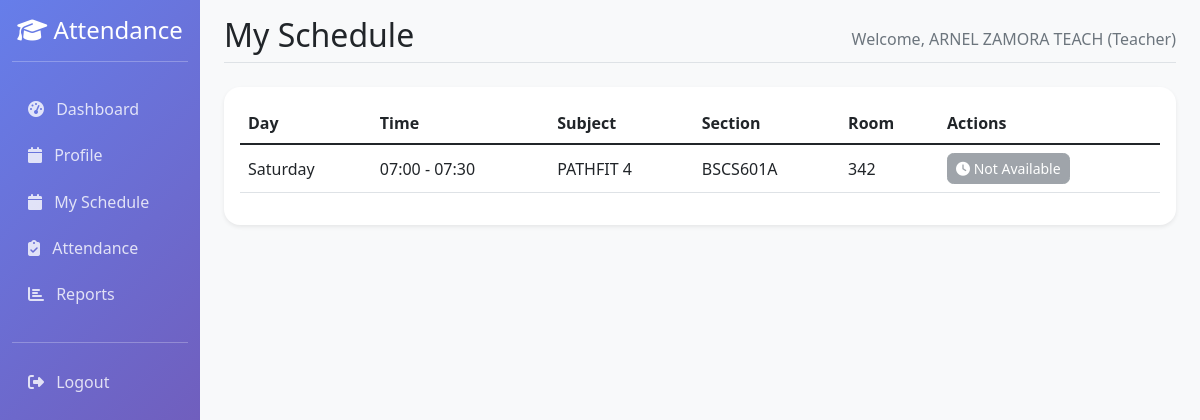
Screenshot of /teacher/schedule/ (signed in) with the database file from the repository.
### webapp/models.py (models this page shows, shortened)
class Teacher(models.Model):
    id = models.UUIDField(primary_key=True, default=uuid.uuid4, editable=False)
    user = models.OneToOneField(CustomUser, on_delete=models.CASCADE)
    teacher_id = models.CharField(max_length=20, unique=True)
    first_name = models.CharField(max_length=50)
    last_name = models.CharField(max_length=50)
    phone = models.CharField(max_length=15, blank=True)
    sections = models.ManyToManyField(Section, blank=True)
    subjects = models.ManyToManyField(Subject, blank=True)
    created_at = models.DateTimeField(auto_now_add=True)  # Added to match Student
    updated_at = models.DateTimeField(auto_now=True)      # Added to match Student
    @property
    def full_name(self):
        return f"{self.first_name} {self.last_name}"

class Schedule(models.Model):
    DAYS_OF_WEEK = (
        ('monday', 'Monday'),
        ('tuesday', 'Tuesday'),
        ('wednesday', 'Wednesday'),
        ('thursday', 'Thursday'),
        ('friday', 'Friday'),
        ('saturday', 'Saturday'),
        ('sunday', 'Sunday'),
    )
    id = models.UUIDField(primary_key=True, default=uuid.uuid4, editable=False)
    teacher = models.ForeignKey(Teacher, on_delete=models.CASCADE)
    subject = models.ForeignKey(Subject, on_delete=models.CASCADE)
    section = models.ForeignKey(Section, on_delete=models.CASCADE)
    day_of_week = models.CharField(max_length=10, choices=DAYS_OF_WEEK)
    start_time = models.TimeField()
    end_time = models.TimeField()
    room = models.CharField(max_length=50, blank=True)
    is_active = models.BooleanField(default=True)
    class Meta:
        unique_together = ['teacher', 'subject', 'section', 'day_of_week', 'start_time']
        ordering = ['day_of_week', 'start_time']

class Subject(models.Model):
    id = models.UUIDField(primary_key=True, default=uuid.uuid4, editable=False)
    name = models.CharField(max_length=100)
    code = models.CharField(max_length=20, unique=True)
    description = models.TextField(blank=True)
    created_at = models.DateTimeField(auto_now_add=True)

class Section(models.Model):
    id = models.UUIDField(primary_key=True, default=uuid.uuid4, editable=False)
    name = models.CharField(max_length=50)
    year_level = models.CharField(max_length=20)
    created_at = models.DateTimeField(auto_now_add=True)

### webapp/teacher_views.py (the view)
# urls.py: path('schedule/', teacher_views.teacher_schedule, name='teacher_schedule'),
@login_required
def teacher_schedule(request):
    if request.user.user_type != 'teacher':
        return redirect('login')
    teacher = get_object_or_404(Teacher, user=request.user)
    today = timezone.localtime()
    current_day = today.strftime('%A').lower()
    schedules = Schedule.objects.filter(
        teacher=teacher,
        section__in=teacher.sections.all(),  # Add section filter
        subject__in=teacher.subjects.all()   # Add subject filter
    ).select_related(
        'subject',
        'section'
    ).order_by('day_of_week', 'start_time')
    for schedule in schedules:
        if schedule.day_of_week == current_day:
            schedule.is_time_available = is_schedule_available(schedule)
            existing_session = AttendanceSession.objects.filter(
                schedule=schedule,
                date=today.date()
            ).first()
            if existing_session and existing_session.status == 'ongoing':
                schedule.has_ongoing_session = True
                schedule.ongoing_session = existing_session
                schedule.can_take_attendance = True
            else:
                schedule.has_ongoing_session = False
                schedule.ongoing_session = None
                schedule.can_take_attendance = schedule.is_time_available and not existing_session
        else:
            schedule.is_time_available = False
            schedule.has_ongoing_session = False
            schedule.ongoing_session = None
            schedule.can_take_attendance = False
    context = {
        'schedules': schedules,
        'teacher': teacher,
        'current_day': current_day
    }
    return render(request, 'webapp/teacher/schedule.html', context)

### webapp/teacher_views.py (called while the page is built)
def is_schedule_available(schedule):
    now = timezone.localtime()
    current_time = now.time()
    current_minutes = current_time.hour * 60 + current_time.minute
    start_minutes = schedule.start_time.hour * 60 + schedule.start_time.minute
    end_minutes = schedule.end_time.hour * 60 + schedule.end_time.minute
    return (start_minutes - 15) <= current_minutes <= end_minutes

### webapp/templates/webapp/teacher/schedule.html (shortened to what this page needs)
{% extends 'webapp/base.html' %}
{% load webapp_extras %}
{% block page_title %}My Schedule{% endblock %}
{% block content %}
<div class="row">
    <div class="col-12">
        <div class="card">
            <div class="card-body">
                <div class="table-responsive">
                    <table class="table" id="schedule-table">
                        <thead>
                            <tr>
                                <th>Day</th>
                                <th>Time</th>
                                <th>Subject</th>
                                <th>Section</th>
                                <th>Room</th>
                                <th>Actions</th>
                            </tr>
                        </thead>
                        <tbody>
                            {% for schedule in schedules %}
                            <tr>
                                <td>{{ schedule.day_of_week|title }}</td>
                                <td>{{ schedule.start_time|time:"H:i" }} - {{ schedule.end_time|time:"H:i" }}</td>
                                <td>{{ schedule.subject.name }}</td>
                                <td>{{ schedule.section.name }}</td>
                                <td>{{ schedule.room }}</td>
                                <td>
                                    {% if schedule.can_take_attendance %}
                                        <a href="{% url 'start_attendance_session' schedule.id %}"
                                           class="btn btn-sm btn-primary">
                                            <i class="fas fa-clipboard-check"></i> Take Attendance
                                        </a>
                                    {% elif schedule.has_ongoing_session %}
                                        <a href="{% url 'take_attendance' schedule.ongoing_session.id %}"
                                           class="btn btn-sm btn-warning">
                                            <i class="fas fa-clipboard-list"></i> Continue Session
                                        </a>
                                    {% else %}
                                        <button class="btn btn-sm btn-secondary" disabled>
                                            <i class="fas fa-clock"></i> Not Available
                                        </button>
                                    {% endif %}
                                </td>
                            </tr>
                            {% endfor %}
                        </tbody>
                    </table>
                </div>
            </div>
        </div>
    </div>
</div>
{% endblock %}

### webapp/templates/webapp/base.html (shortened to what this page needs)
<!DOCTYPE html>
<html lang="en">
<head>
    <link href="https://cdn.jsdelivr.net/npm/bootstrap@5.1.3/dist/css/bootstrap.min.css" rel="stylesheet">
    <link href="https://cdnjs.cloudflare.com/ajax/libs/font-awesome/6.4.0/css/all.min.css" rel="stylesheet">
    <link rel="stylesheet" type="text/css" href="https://cdn.datatables.net/buttons/2.2.3/css/buttons.bootstrap5.min.css">
    <link rel="stylesheet" href="https://cdn.jsdelivr.net/npm/sweetalert2@11.7.3/dist/sweetalert2.min.css">
</head>
<body>
    {% if user.is_authenticated %}
    <div class="container-fluid">
        <div class="row">
            <nav class="col-md-3 col-lg-2 d-md-block sidebar collapse">
                <div class="position-sticky pt-3">
                    <div class="text-center mb-4">
                        <h4><i class="fas fa-graduation-cap"></i> Attendance</h4>
                        <hr class="text-white">
                    </div>
                    {% if user.user_type == 'admin' %}
                        <ul class="nav flex-column">
                            <li class="nav-item">
                                <a class="nav-link" href="{% url 'admin_dashboard' %}">
                                    <i class="fas fa-tachometer-alt me-2"></i> Dashboard
                                </a>
                            </li>
                            <li class="nav-item">
                                <a class="nav-link" href="{% url 'teacher_list' %}">
                                    <i class="fas fa-chalkboard-teacher me-2"></i> Teachers
                                </a>
                            </li>
                            <li class="nav-item">
                                <a class="nav-link" href="{% url 'student_list' %}">
                                    <i class="fas fa-user-graduate me-2"></i> Students
                                </a>
                            </li>
                            <li class="nav-item">
                                <a class="nav-link" href="{% url 'subject_list' %}">
                                    <i class="fas fa-book me-2"></i> Subjects
                                </a>
                            </li>
                            <li class="nav-item">
                                <a class="nav-link" href="{% url 'section_list' %}">
                                    <i class="fas fa-users me-2"></i> Sections
                                </a>
                            </li>
                            <li class="nav-item">
                                <a class="nav-link" href="{% url 'schedule_list' %}">
                                    <i class="fas fa-calendar-alt me-2"></i> Schedules
                                </a>
                            </li>
                        </ul>
                    {% elif user.user_type == 'teacher' %}
                        <ul class="nav flex-column">
                            <li class="nav-item">
                                <a class="nav-link" href="{% url 'teacher_dashboard' %}">
                                    <i class="fas fa-tachometer-alt me-2"></i> Dashboard
                                </a>
                            </li>
                            <li class="nav-item">
                                <a class="nav-link" href="{% url 'teacher_profile' %}">
                                    <i class="fas fa-calendar me-2"></i> Profile
                                </a>
                            </li>
                            <li class="nav-item">
                                <a class="nav-link" href="{% url 'teacher_schedule' %}">
                                    <i class="fas fa-calendar me-2"></i> My Schedule
                                </a>
                            </li>
                            <li class="nav-item">
                                <a class="nav-link" href="{% url 'attendance_session_list' %}">
                                    <i class="fas fa-clipboard-check me-2"></i> Attendance
                                </a>
                            </li>
                            <li class="nav-item">
                                <a class="nav-link" href="{% url 'attendance_reports' %}">
                                    <i class="fas fa-chart-bar me-2"></i> Reports
                                </a>
                            </li>
                        </ul>
                    {% endif %}
                    <hr class="text-white mt-4">
                    <ul class="nav flex-column">
                        <li class="nav-item">
                            <a class="nav-link" href="{% url 'logout' %}">
                                <i class="fas fa-sign-out-alt me-2"></i> Logout
                            </a>
                        </li>
                    </ul>
                </div>
            </nav>
            <main class="col-md-9 ms-sm-auto col-lg-10 px-md-4 main-content">
                <div class="pt-3 pb-2 mb-3">
                    <div class="d-flex justify-content-between flex-wrap flex-md-nowrap align-items-center border-bottom">
                        <h1 class="h2">{% block page_title %}Dashboard{% endblock %}</h1>
                        <div class="text-muted">
    Welcome,
    {% if user.user_type == 'teacher' %}
        {{ teacher.full_name }} (Teacher)
    {% elif user.user_type == 'student' %}
        {{ student.first_name }} {{ student.last_name }} (Student)
    {% elif user.user_type == 'admin' %}
        {{ user.username }} (Admin)
    {% else %}
        {{ user.first_name|default:user.username }}
    {% endif %}
</div>
                    </div>
                    <div class="mt-4">
                        {% block content %}
                        {% endblock %}
                    </div>
                </div>
            </main>
        </div>
    </div>
    {% endif %}
</body>
</html>

### webapp/templates/webapp/base.html (style rules this page uses)
.sidebar { min-height: 100vh; background: linear-gradient(135deg, #667eea 0%, #764ba2 100%); color: white; }
.sidebar .nav-link { color: rgba(255, 255, 255, 0.8); border-radius: 0.5rem; margin: 0.2rem 0; transition: all 0.3s ease; }
.main-content { background-color: #f8f9fa; min-height: 100vh; }
.card { border: none; border-radius: 1rem; box-shadow: 0 0.125rem 0.25rem rgba(0, 0, 0, 0.075); transition: all 0.3s ease; }
.btn { border-radius: 0.5rem; transition: all 0.3s ease; }
.table td { vertical-align: middle; }
.btn-sm { padding: 0.25rem 0.5rem; font-size: 0.875rem; border-radius: 0.4rem; }

### rows the page displays
Teacher: full_name "ARNEL ZAMORA TEACH"
Schedule: day_of_week "Saturday", start_time "07:00", end_time "07:30", subject.name "PATHFIT 4", section.name "BSCS601A", room "342", shows "Not Available"
